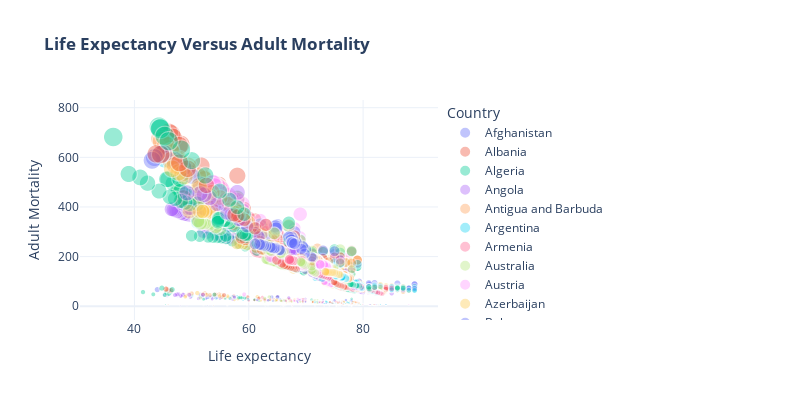

The notebook cell this image was saved under:
### Code cell
px.scatter(df,y='Adult Mortality',x='Life expectancy ',color='Country',size='Adult Mortality',template='plotly_white',opacity=0.4,title='<b> Life Expectancy Versus Adult Mortality',width=800,height=400)
